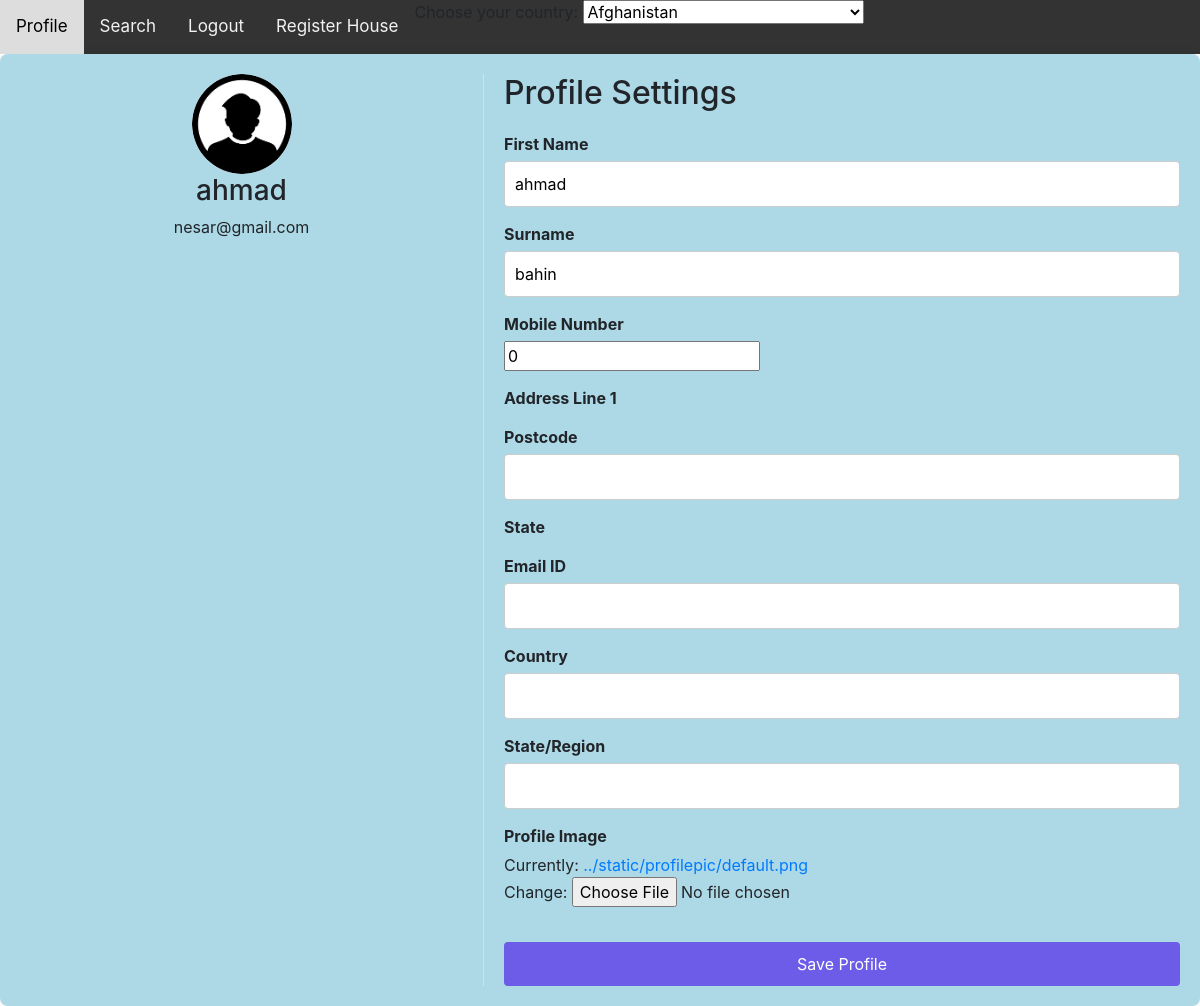
Before: /profile/ (signed in) with the older database file.
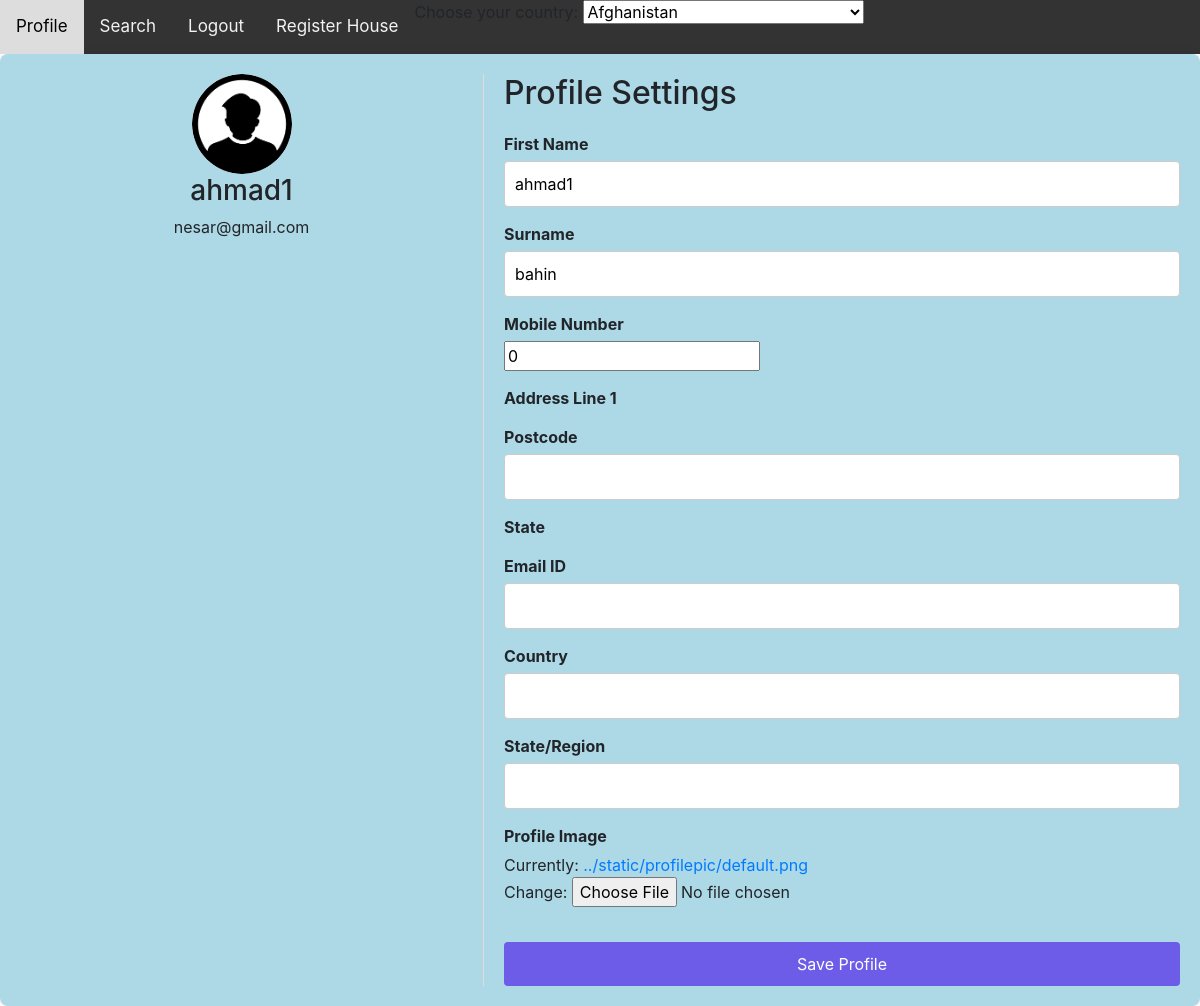
After: the same page with the newer database file.
### myapp/models.py (models this page shows, shortened)
class Profile(models.Model):
    user = models.OneToOneField(User, on_delete=models.CASCADE)
    bio = models.TextField(blank=True)
    location = models.CharField(max_length=30, blank=True)
    birth_date = models.DateField(null=True, blank=True)
    firstname=models.CharField(max_length=30,blank=True)
    lastname=models.CharField(max_length=30,blank=True)
    phonenumber=models.IntegerField(max_length=30,null=True)
    address_line=models.CharField(max_length=30,blank=True)
    postcode=models.CharField(max_length=30,blank=True)
    email=models.EmailField(max_length=30,blank=True)
    country=models.CharField(max_length=30,blank=True)
    state_region=models.CharField(max_length=30,blank=True)
    pro_pic = models.ImageField(upload_to='profilepic/',default='profilepic/default.png')
    def get_prof_image_url(self):
        if self.pro_pic:
            return self.pro_pic.url
        return 'profilepic/default.png'  # or a default image path

### myapp/views.py (the view)
# urls.py: path('profile/', profile, name='profile'),
@login_required
def profile(request):
    profile, created = Profile.objects.get_or_create(user=request.user)
    if request.method == "POST":
        form = ProfileForm(request.POST, request.FILES, instance=profile)
        if form.is_valid():
            form.save()
            return redirect('profile')
    else:
        form = ProfileForm(instance=profile)
    return render(request, 'profile.html', {'form': form})

### myapp/forms.py
class ProfileForm(forms.ModelForm):
    class Meta:
        model = Profile
        fields = ['firstname', 'lastname', 'phonenumber', 'address_line',
            'postcode', 'email', 'country', 'state_region','pro_pic',
            ]

### myapp/templates/profile.html (shortened to what this page needs)
{% extends "base_generic.html" %}
{% block content %}
{% load static %}
<div class="profile-container">
    <div class="profile-sidebar">
        <img src="{{ user.profile.get_prof_image_url }}" alt="{{ house.title }}" class="" style='width: 100px; height: 100px; border-radius: 50%;'>
        <h3>{{ form.firstname.value}}</h3>
        <p>{{user.email}}</p>
    </div>
    <div class="profile-content">
        <h2>Profile Settings</h2>
        <form method="post" enctype="multipart/form-data" class="profile-form">
            <div class="form-group">
                <label for="firstname">First Name</label>
                {{ form.firstname }}
            </div>
            <div class="form-group">
                <label for="lastname">Surname</label>
                {{ form.lastname }}
            </div>
            <div class="form-group">
                <label for="phonenumber">Mobile Number</label>
                {{ form.phonenumber }}
            </div>
            <div class="form-group">
                <label for="address_line1">Address Line 1</label>
            </div>
            <div class="form-group">
                <label for="postcode">Postcode</label>
                {{ form.postcode }}
            </div>
            <div class="form-group">
                <label for="state">State</label>
            </div>
            <div class="form-group">
                <label for="email">Email ID</label>
                {{ form.email }}
            </div>
            <div class="form-group">
                <label for="country">Country</label>
                {{ form.country }}
            </div>
            <div class="form-group">
                <label for="state_region">State/Region</label>
                {{ form.state_region }}
            </div>
            <div class="form-group">
                <label for="profile_image">Profile Image</label>
                {{ form.pro_pic }}
            </div>
            <button type="submit" class="btn btn-primary">Save Profile</button>
        </form>
    </div>
</div>
{% endblock %}

Changed rows visible on the page:
changed Profile "bahin": firstname.value "ahmad" → "ahmad1"; firstname "ahmad" → "ahmad1"
